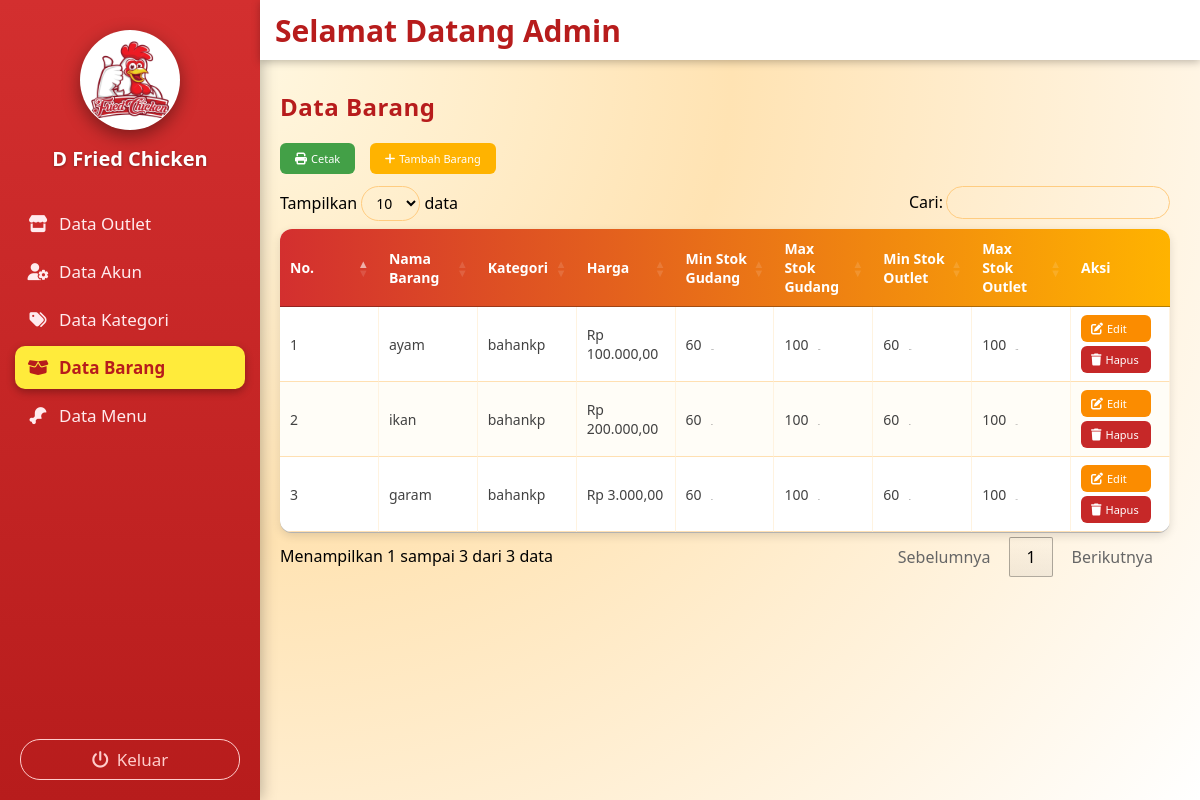
/admin/barang/barang.php (signed in), run on the app's committed database.
### tables this page shows
CREATE TABLE `barang` (
  `id_barang` int NOT NULL,
  `id_kategori` int NOT NULL,
  `nama_barang` varchar(15) NOT NULL,
  `satuan` enum('pcs','box','lusin','kg','mg','gram','ons','ml','liter','pack') NOT NULL,
  `kategori` varchar(15) NOT NULL,
  `harga` int NOT NULL,
  `minimal_stok_gudang` int NOT NULL,
  `maksimal_stok_gudang` int NOT NULL DEFAULT '0',
  `minimal_stok_outlet` int NOT NULL,
  `maksimal_stok_outlet` int NOT NULL DEFAULT '0'
);

CREATE TABLE `kategori` (
  `id_kategori` int NOT NULL,
  `nama_kategori` varchar(15) NOT NULL
);

### admin/barang/barang.php (the view, shortened to what this page needs)
<?php
include '../../koneksi/sidebaradmin.php';
include '../../koneksi/koneksi.php';
?>
<link rel="stylesheet" href="https://cdn.datatables.net/1.13.6/css/jquery.dataTables.min.css">
<link rel="stylesheet" href="https://cdnjs.cloudflare.com/ajax/libs/font-awesome/6.5.0/css/all.min.css">
<div class="konten-utama">
  <h2>Data Barang</h2>
  <button class="tombol tombol-cetak"><i class="fa-solid fa-print"></i> Cetak</button>
  <button class="tombol tombol-tambah" onclick="tambahBarang()"><i class="fa-solid fa-plus"></i> Tambah Barang</button>
  <table id="tabel-barang" class="tabel-barang">
    <thead>
  <tr>
    <th>No.</th>
    <th>Nama Barang</th>
    <th>Kategori</th>
    <th>Harga</th>
    <th>Min Stok Gudang</th>
    <th>Max Stok Gudang</th>
    <th>Min Stok Outlet</th>
    <th>Max Stok Outlet</th>
    <th>Aksi</th>
  </tr>
   </thead>
    <tbody>
<?php
$no = 1;
$query = mysqli_query($conn, "
    SELECT b.id_barang, b.nama_barang, b.satuan, k.nama_kategori, b.harga,
           b.minimal_stok_gudang, b.maksimal_stok_gudang,
           b.minimal_stok_outlet, b.maksimal_stok_outlet
    FROM barang b
    LEFT JOIN kategori k ON b.id_kategori = k.id_kategori
    ORDER BY b.id_barang ASC
");
while ($row = mysqli_fetch_assoc($query)) {
?>
<tr>
    <td data-label="No"><?= $no++; ?></td>
    <td data-label="Nama Barang"><?= htmlspecialchars($row['nama_barang']); ?></td>
   <td data-label="Kategori"><?= htmlspecialchars($row['nama_kategori'] ?? 'Tidak ada kategori'); ?></td>
    <td data-label="Harga">Rp <?= number_format($row['harga'], 2, ',', '.'); ?></td>
<td data-label="Min Stok Gudang">
  <?= (int)$row['minimal_stok_gudang']; ?> <small><?= htmlspecialchars($row['satuan']); ?></small>
</td>
<td data-label="Max Stok Gudang">
  <?= (int)$row['maksimal_stok_gudang']; ?> <small><?= htmlspecialchars($row['satuan']); ?></small>
</td>
<td data-label="Min Stok Outlet">
  <?= (int)$row['minimal_stok_outlet']; ?> <small><?= htmlspecialchars($row['satuan']); ?></small>
</td>
<td data-label="Max Stok Outlet">
  <?= (int)$row['maksimal_stok_outlet']; ?> <small><?= htmlspecialchars($row['satuan']); ?></small>
</td>
    <td data-label="Aksi">
        <button class="tombol tombol-edit" onclick="editBarang(<?= $row['id_barang']; ?>)">
            <i class="fa-solid fa-pen-to-square"></i> Edit
        </button>
        <button class="tombol tombol-hapus" onclick="hapusBarang(<?= $row['id_barang']; ?>)">
            <i class="fa-solid fa-trash"></i> Hapus
        </button>
    </td>
</tr>
<?php } ?>
    </tbody>
  </table>
</div>

### koneksi/sidebaradmin.php (style rules this page uses)
* { margin: 0; padding: 0; box-sizing: border-box; font-family: 'Segoe UI', Tahoma, Geneva, Verdana, sans-serif; }
body { display: flex; min-height: 100vh; background: #f3f3f3; overflow-x: hidden; }

### admin/barang/barang.php (style rules this page uses)
.konten-utama { margin-left:250px; margin-top:60px; padding:30px; min-height:calc(100vh - 60px); background: radial-gradient(circle at top left, #fff7e0 0%, #ffe3b3 40%, #ffffff 100%); font-family:Arial,sans-serif; }
.konten-utama h2 { margin-bottom:20px; color:#b71c1c; font-weight:700; letter-spacing:.5px; }
.tombol { border:none; border-radius:6px; cursor:pointer; color:white; font-size:11px; transition:0.25s; display:inline-flex; align-items:center; gap:4px; }
.tombol i { font-size:12px; }
.tombol-tambah { background:#ffb300; margin-bottom:12px; padding:8px 15px; }
.tombol-cetak { background:#43a047; margin-right:10px; padding:8px 15px; }
.tombol-edit { background:#fb8c00; min-width:70px; margin-bottom:4px; padding:6px 10px; }
.tombol-hapus { background:#c62828; min-width:70px; padding:6px 10px; }
.tabel-barang { width:100%; border-collapse:collapse; background:white; border-radius:12px; overflow:hidden; box-shadow:0 3px 10px rgba(0,0,0,0.12); table-layout:fixed; }
.tabel-barang thead tr { background: linear-gradient(90deg, #d32f2f, #ffb300); }
.tabel-barang th { color:#ffffff; text-align:left; padding:12px 15px; font-weight:600; font-size:14px; }
.tabel-barang td { padding:10px 15px; border-bottom:1px solid #ffe0b2; border-right:1px solid #fff3e0; font-size:14px; color:#424242; }
.tabel-barang tr:nth-child(even) { background:#fffdf7; }
.tabel-barang td small { color:#757575; font-size:1px; margin-left:6px; font-weight:600; text-transform:lowercase; }

### data on the page
barang: nama_barang "ayam", id_kategori.nama_kategori "bahankp", harga "100.000,00", minimal_stok_gudang "60", maksimal_stok_gudang "100", minimal_stok_outlet "60", maksimal_stok_outlet "100"
barang: nama_barang "ikan", id_kategori.nama_kategori "bahankp", harga "200.000,00", minimal_stok_gudang "60", maksimal_stok_gudang "100", minimal_stok_outlet "60", maksimal_stok_outlet "100"
barang: nama_barang "garam", id_kategori.nama_kategori "bahankp", harga "3.000,00", minimal_stok_gudang "60", maksimal_stok_gudang "100", minimal_stok_outlet "60", maksimal_stok_outlet "100"
